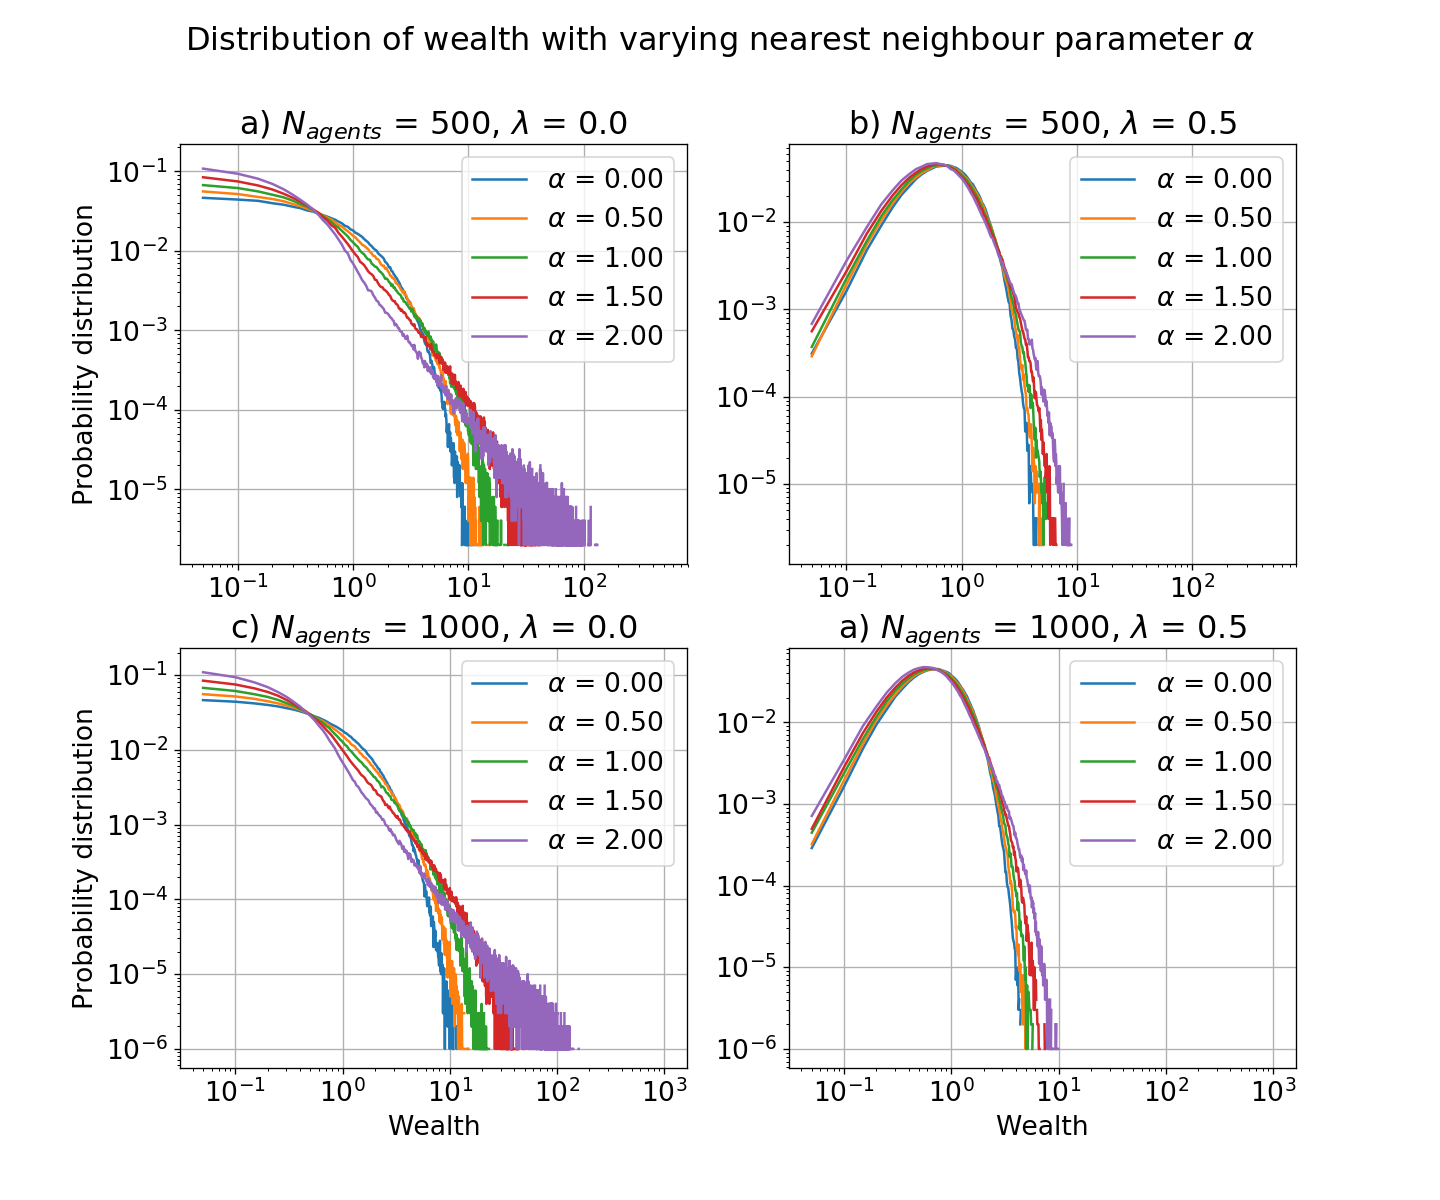

The script that saved this image:
import numpy as np
import matplotlib.pyplot as plt

################
## Parameters ##
N_agents = ["500", "1000"]
N_MCC = 1000
N_transactions = 10000000
bin_width = 0.05
N_bins = [int(int(N_agents[0])/bin_width),int(int(N_agents[1])/bin_width)]
Lambda = ["0.000", "0.500"]
Alpha = ["0.000", "0.500", "1.00", "1.50", "2.00"]
Gamma = "0.000"

# Arrays for N_agents = 500 and N_agents = 1000
m500 = np.zeros((len(Alpha),len(Lambda),N_bins[0]))
m1000 = np.zeros((len(Alpha),len(Lambda),N_bins[1]))
counts500 = np.zeros((len(Alpha),len(Lambda),N_bins[0]))
counts1000 = np.zeros((len(Alpha),len(Lambda),N_bins[1]))

def filename(aagents, llambda, aalpha):
    filename = 'MONEY_agents_%s_MCC_%s_N_trans_%s_lambda_%s_alpha_%s_gamma_%s.dat' % (N_agents[aagents], N_MCC, N_transactions, Lambda[llambda], Alpha[aalpha], Gamma)
    return filename


#########################
## Importing variables ##

# N_agents = 500
for i in range(len(Alpha)):
    for j in range(len(Lambda)):
        file = filename(0,j,i)
        infile = open(file, "r")
        for k in range(N_bins[0]):
            line = infile.readline()
            variables = line.split()
            m500[i][j][k] = float(variables[0])
            counts500[i][j][k] = float(variables[1])/int(N_agents[0])
        infile.close()
    

# N_agents = 1000
for i in range(len(Alpha)):
    for j in range(len(Lambda)):
        file = filename(1,j,i)
        infile = open(file, "r")
        for k in range(N_bins[1]):
            line = infile.readline()
            variables = line.split()
            m1000[i][j][k] = float(variables[0])
            counts1000[i][j][k] = float(variables[1])/int(N_agents[1])
        infile.close()



##################################
## Plotting wealth distribution ##

# N_agents = 500, Lambda = 0.0
plt.figure(num='none', figsize=(12, 10), dpi=120, facecolor='w', edgecolor='k')
plt.rcParams.update({'font.size': 16})
plt.subplot(2, 2, 1)
for i in range(len(Alpha)):
    plt.loglog(m500[i][0][:], counts500[i][0][:], label=r'$\alpha$ = %.2f' % float(Alpha[i]))
plt.grid()
plt.legend()
plt.title(r'a) $N_{agents}$ = 500, $\lambda$ = 0.0')
plt.ylabel(r'Probability distribution')

# N_agents = 500, Lambda = 0.5
plt.subplot(2, 2, 2)
for i in range(len(Alpha)):
    plt.loglog(m500[i][1][:], counts500[i][1][:], label=r'$\alpha$ = %.2f' % float(Alpha[i]))
plt.grid()
plt.legend()
plt.title(r'b) $N_{agents}$ = 500, $\lambda$ = 0.5')
#plt.ylabel(r'Probability distribution')

# N_agents = 1000, Lambda = 0.0
plt.subplot(2, 2, 3)
for i in range(len(Alpha)):
    plt.loglog(m1000[i][0][:], counts1000[i][0][:], label=r'$\alpha$ = %.2f' % float(Alpha[i]))
plt.grid()
plt.legend()
plt.ylabel(r'Probability distribution')
plt.title(r'c) $N_{agents}$ = 1000, $\lambda$ = 0.0')
plt.xlabel(r'Wealth')


# N_agents = 1000, Lambda = 0.5
plt.subplot(2, 2, 4)
for i in range(len(Alpha)):
    plt.loglog(m1000[i][1][:], counts1000[i][1][:], label=r'$\alpha$ = %.2f' % float(Alpha[i]))
plt.grid()
plt.legend()
#plt.ylabel(r'Probability distribution')
plt.title(r'a) $N_{agents}$ = 1000, $\lambda$ = 0.5')
plt.xlabel(r'Wealth')


plt.suptitle(r'Distribution of wealth with varying nearest neighbour parameter $\alpha$')
plt.savefig('task_d_alpha')
plt.show()
